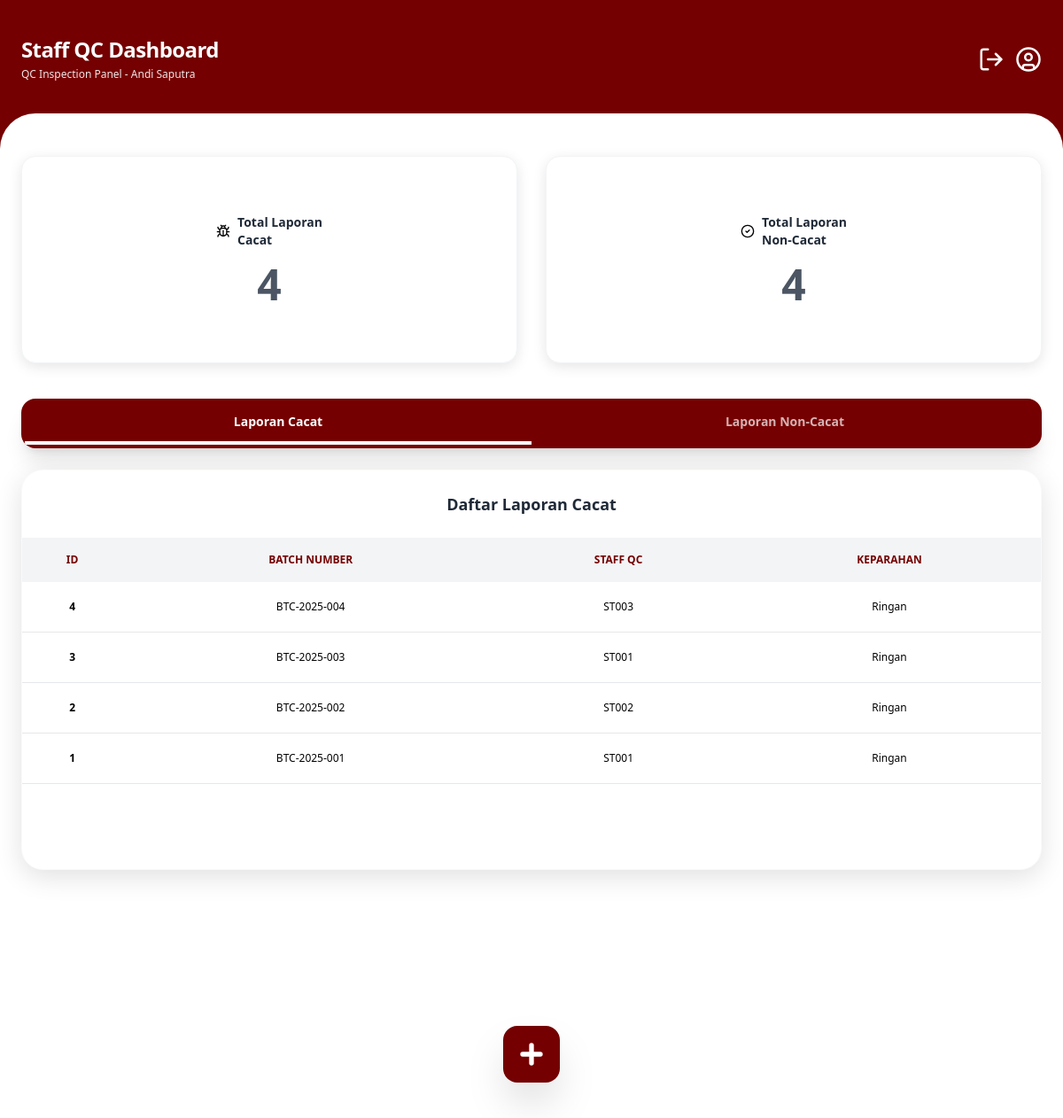
The page /dashboard_staff_qc.php (signed in) on the database as committed earlier.
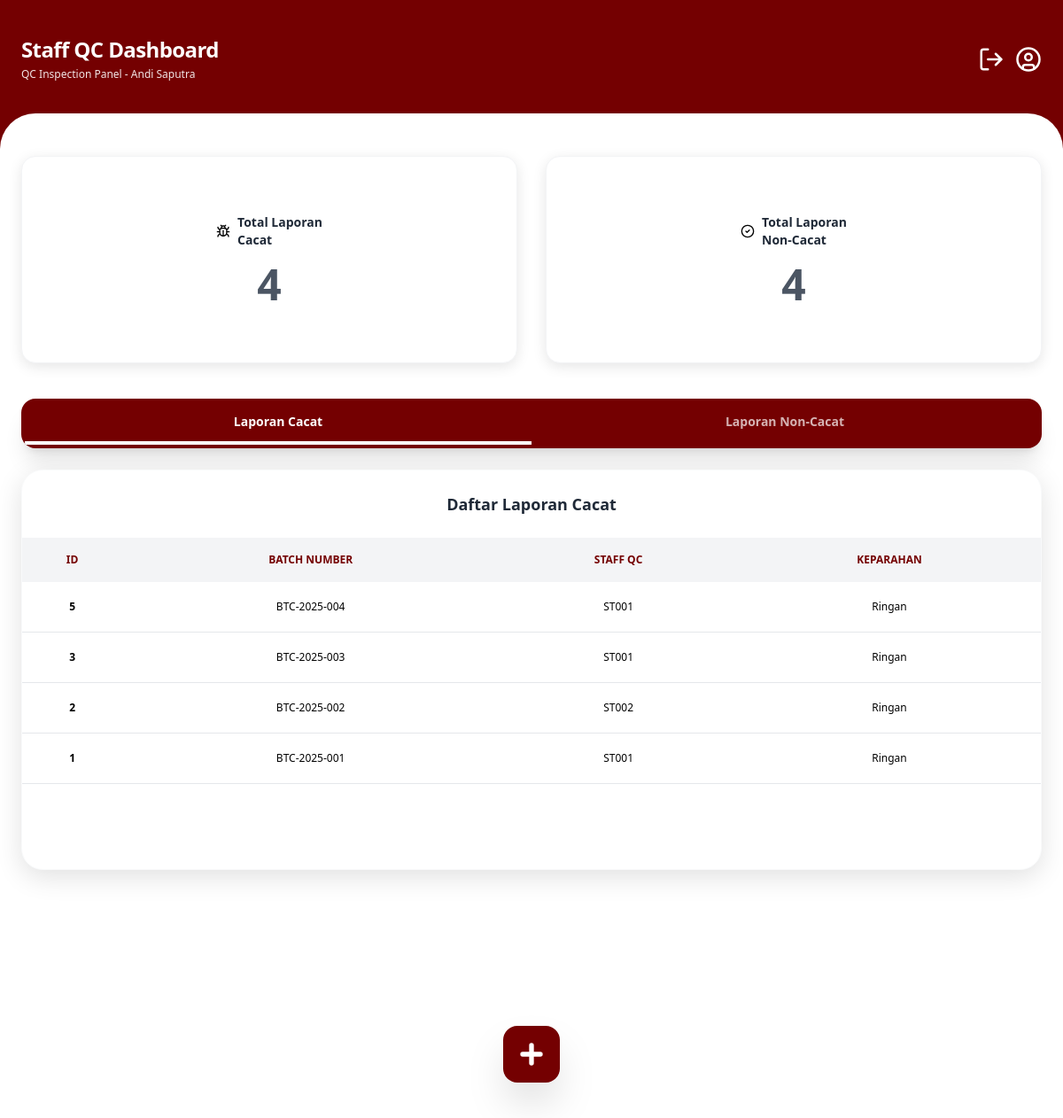
The same page on the database as committed later.
### tables this page shows
CREATE TABLE `laporancacat` (
  `id` int(11) NOT NULL,
  `id_user` int(11) NOT NULL,
  `batch_number` varchar(50) NOT NULL,
  `jenis_udang` varchar(50) NOT NULL,
  `tanggal` date NOT NULL,
  `kuantitas` int(11) NOT NULL,
  `kriteria_cacat` varchar(100) DEFAULT NULL,
  `keparahan` enum('Ringan','Sedang','Berat') DEFAULT NULL,
  `deskripsi` text DEFAULT NULL,
  `kategori` enum('cacat','non-cacat') DEFAULT 'cacat',
  `status` enum('menunggu','diterima','ditolak') DEFAULT 'menunggu',
  `catatan_kepala` text DEFAULT NULL,
  `created_at` timestamp NOT NULL DEFAULT current_timestamp()
);

CREATE TABLE `users` (
  `id` int(11) NOT NULL,
  `nip` varchar(20) NOT NULL,
  `password` varchar(255) NOT NULL,
  `nama_lengkap` varchar(100) NOT NULL,
  `jabatan` enum('admin','staff','kepala','manajer','supervisor') NOT NULL,
  `email` varchar(100) NOT NULL,
  `no_telp` varchar(20) NOT NULL,
  `alamat` text NOT NULL
);

### dashboard_staff_qc.php (the view, shortened to what the changed rows need)
<?php
include 'auth.php';
$daftar_cacat = mysqli_query($conn, "SELECT laporancacat.*, users.nip as nip_staff
                                     FROM laporancacat
                                     LEFT JOIN users ON laporancacat.id_user = users.id
                                     ORDER BY laporancacat.id DESC");
?>
<!DOCTYPE html>
<html lang="id">
<head>
    <?php include 'ui_config.php'; ?>
</head>
<body class="font-sans bg-utama">
    <?php include 'header.php'; ?>
    <main class="bg-white rounded-t-[40px] mt-[20px] min-h-[calc(100vh-120px)] px-6 pt-12 pb-24 relative">
        <div class="bg-white rounded-3xl overflow-hidden shadow-[0_8px_30px_rgb(0,0,0,0.12)] border border-gray-50 mb-40">
            <h2 id="table-title" class="text-center py-6 font-bold text-lg text-gray-800">Daftar Laporan Cacat</h2>
            <div class="overflow-x-auto">
                <table class="w-full text-center border-collapse">
                    <thead>
                        <tr class="bg-gray-100 border-y border-gray-100">
                            <th class="py-4 px-2 text-xs font-bold text-utama uppercase">ID</th>
                            <th class="py-4 px-2 text-xs font-bold text-utama uppercase">Batch Number</th>
                            <th class="py-4 px-2 text-xs font-bold text-utama uppercase">Staff QC</th>
                            <th id="col-dynamic" class="py-4 px-2 text-xs font-bold text-utama uppercase">Keparahan</th>
                        </tr>
                    </thead>
                    <tbody id="staff-table-body">
                        <?php while ($row_cacat = mysqli_fetch_assoc($daftar_cacat)): ?>
                            <tr class="staff-row border-b last:border-0 hover:bg-gray-50 cursor-pointer transition-colors"
                                data-type="cacat"
                                onclick="window.location.href='detail_laporan.php?id=<?= $row_cacat['id']; ?>&type=cacat'">
                                <td class="py-5 font-bold text-xs text-black"><?= $row_cacat['id']; ?></td>
                                <td class="py-5 text-xs text-black"><?= $row_cacat['batch_number']; ?></td>
                                <td class="py-5 text-xs text-black"><?= $row_cacat['nip_staff'] ?? 'ST19822031'; ?></td>
                                <td class="py-5 text-xs text-black"><?= $row_cacat['tingkat_keparahan'] ?? 'Ringan'; ?></td>
                            </tr>
                        <?php endwhile; ?>
                    </tbody>
                </table>
            </div>
        </div>
    </main>
</body>
</html>

Rows that differ between the two databases and show on the page:
removed laporancacat: id "4", batch_number "BTC-2025-004", id_user.nip "ST003", tingkat_keparahan "Ringan"
added laporancacat: id "5", batch_number "BTC-2025-004", id_user.nip "ST001", tingkat_keparahan "Ringan"
